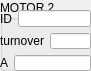
                        <widget class="QGroupBox" name="groupBox_5">
                            <property name="geometry">
                                <rect>
                                    <x>220</x>
                                    <y>190</y>
                                    <width>91</width>
                                    <height>71</height>
                                </rect>
                            </property>
                            <property name="autoFillBackground">
                                <bool>true</bool>
                            </property>
                            <property name="title">
                                <string>MOTOR 2</string>
                            </property>
                            <widget class="QWidget" name="verticalLayoutWidget_5">
                                <property name="geometry">
                                    <rect>
                                        <x>0</x>
                                        <y>10</y>
                                        <width>91</width>
                                        <height>61</height>
                                    </rect>
                                </property>
                                <layout class="QVBoxLayout" name="verticalLayout_6">
                                    <item>
                                        <layout class="QHBoxLayout" name="horizontalLayout_18">
                                            <item>
                                                <widget class="QLabel" name="label_19">
                                                    <property name="text">
                                                        <string>ID</string>
                                                    </property>
                                                </widget>
                                            </item>
                                            <item>
                                                <widget class="QLineEdit" name="lineEdit_17"/>
                                            </item>
                                        </layout>
                                    </item>
                                    <item>
                                        <layout class="QHBoxLayout" name="horizontalLayout_19">
                                            <item>
                                                <widget class="QLabel" name="label_20">
                                                    <property name="text">
                                                        <string>turnover</string>
                                                    </property>
                                                </widget>
                                            </item>
                                            <item>
                                                <widget class="QLineEdit" name="lineEdit_18"/>
                                            </item>
                                        </layout>
                                    </item>
                                    <item>
                                        <layout class="QHBoxLayout" name="horizontalLayout_21">
                                            <item>
                                                <widget class="QLabel" name="label_22">
                                                    <property name="text">
                                                        <string>A</string>
                                                    </property>
                                                </widget>
                                            </item>
                                            <item>
                                                <widget class="QLineEdit" name="lineEdit_20"/>
                                            </item>
                                        </layout>
                                    </item>
                                </layout>
                            </widget>
                        </widget>
